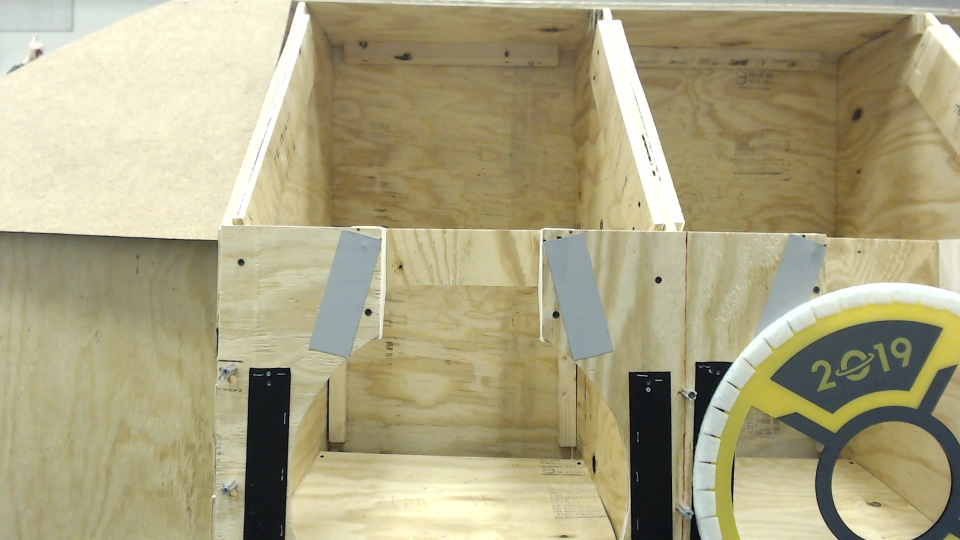
#> input picture HomographyFrame1.jpg, 1920 x 1080 px (shown at 1/2 size)
$ python PosTest.py
#> lines starting #> are read from the running program, lines starting #| are printed output that depends on the picture
import cv2
import numpy as np
from pathlib import Path

import pickle

import math

xFactor = 1
yFactor = 1

def init():
	distortion_correction_file = Path("./distortion_correction_pickle_regular_camera.p")
	# check if we already created the calibration file with coefficients
	if distortion_correction_file.is_file():
		# load the coefficients to undistort the camera image
		with open('./distortion_correction_pickle_regular_camera.p', mode='rb') as f:
#> (reads distortion_correction_pickle_regular_camera.p from the repository)
			calibration_file = pickle.load(f)
			mtx, dist = calibration_file['mtx'], calibration_file['dist']
	else:
		print('Calibration does not exist. Please run the cell above to create it first.')
	print(mtx)
	#fx
	mtx[0,0] = mtx[0,0] / xFactor
	#cx
	mtx[0,2] = mtx[0,2] / xFactor
	#fy
	mtx[1,1] = mtx[1,1] / yFactor
	#cy
	mtx[1,2] = mtx[1,2] / yFactor
	print(mtx)

	return mtx, dist

def getPos():
	img1 = cv2.imread('./HomographyFrame1.jpg')
#> img1 is the input picture: shape (1080, 1920, 3); mean B, G, R 128.6, 163.9, 171.1
	img2 = cv2.imread('./HomographyFrame2.jpg')
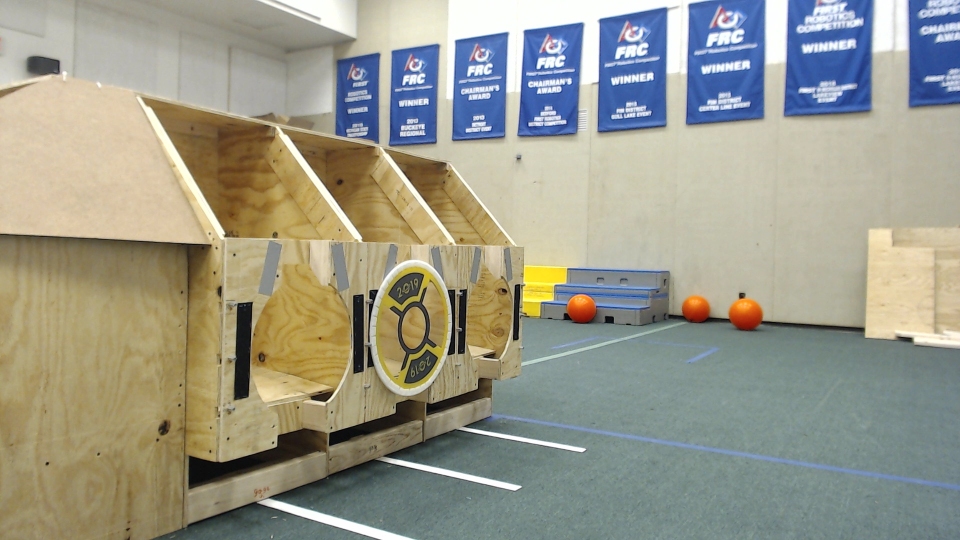
#> input picture HomographyFrame2.jpg, 1920 x 1080 px (shown at 1/2 size)
#> img2 is the input picture: shape (1080, 1920, 3); mean B, G, R 138.4, 153.7, 154.3

	dst = cv2.undistort(img1, mtx, dist, None, mtx)
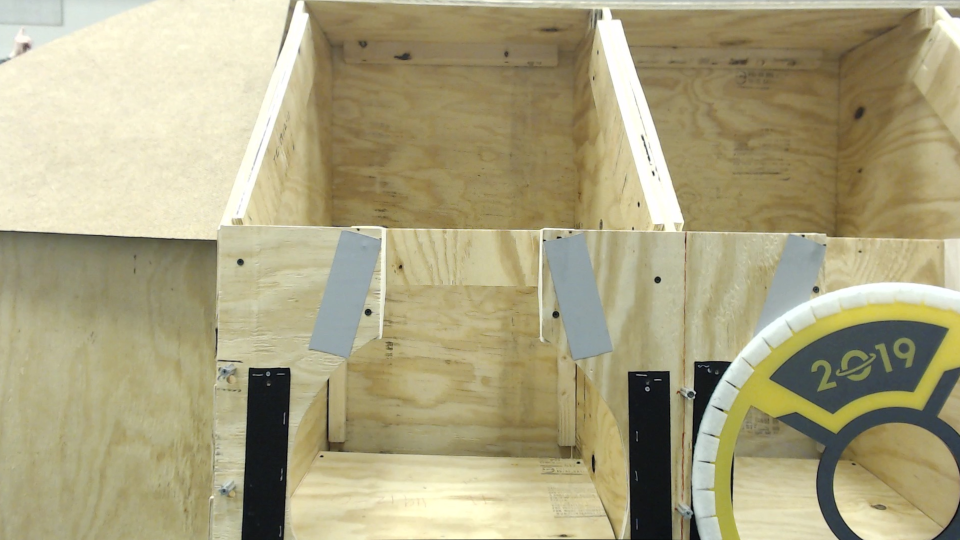
#> dst: shape (1080, 1920, 3) (shown at 1/2 size); mean B, G, R 128.1, 163.6, 171
	cv2.imshow("undistort", dst)

	#top four corners

	corners1 = np.array([[684,459], [763,482], [1087,483], [1167,468]], dtype=np.float64)
	corners2 = np.array([[538,482], [565,489], [662,494], [684,485]], dtype=np.float64)

	# outer most corners
	corners1 = np.array([[618,698], [684,458], [1163,465], [1226,701]], dtype=np.float64)
	corners2 = np.array([[516,585], [538,480], [684,484], [698,574]], dtype=np.float64)

	#corners1 = np.array([[459,684], [482,763], [483,1087], [468,1167]])
	#corners2 = np.array([[482,538], [489,565], [494,662], [485,684]])

	H, _ = cv2.findHomography(corners2, corners1)

	print("H", H)

	#img1_size = (img1.shape[1], img1.shape[0])

	#print(img1.shape[:2])

	dst = cv2.warpPerspective(img1, H, (1920,1080))
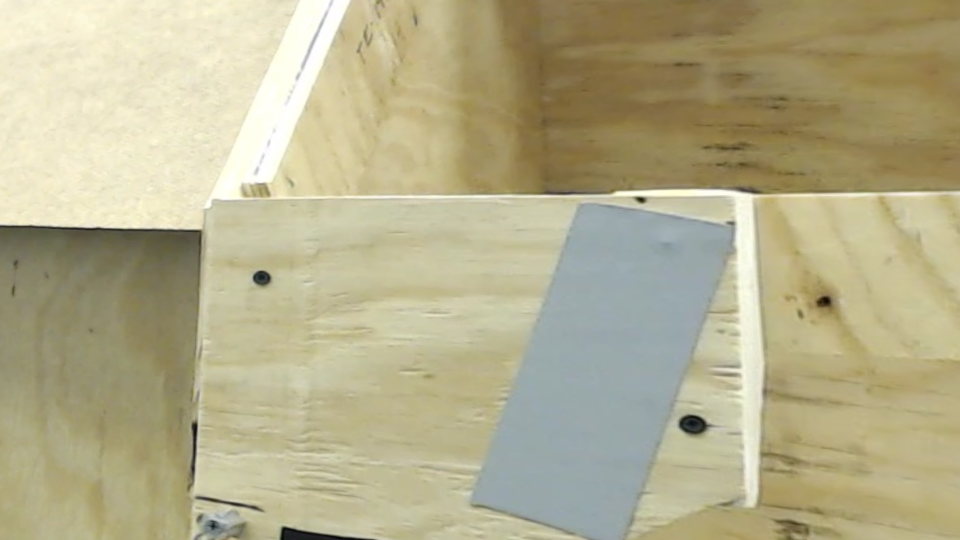
#> dst: shape (1080, 1920, 3) (shown at 1/2 size); mean B, G, R 140.6, 174.8, 180.8

	cv2.imshow("dst", dst)

	# in inches
	# top corners
	#objectPoints = np.array([[-5.936,0,0], [-4,-0.5,0], [4,-0.5,0], [5.936,0,0]])

	# outer most corners
	objectPoints = np.array([[-7.316,-5.324,0], [-5.936,0,0], [5.936,0,0], [7.316,-5.324,0]])

	retval, rvec1, tvec1 = cv2.solvePnP(objectPoints, corners1, mtx, dist, cv2.SOLVEPNP_P3P)
	print(retval)

	print(rvec1)
	print(tvec1)

	retval, rvec2, tvec2 = cv2.solvePnP(objectPoints, corners2, mtx, dist, cv2.SOLVEPNP_P3P)
	print(retval)

	print(rvec2)
	print(tvec2)

	cv2.waitKey(0)

	def computeC2MC1(R1, tvec1, R2, tvec2):

		print("R1", R1)
		print("R1 rotated", np.transpose(R1))
		print("R2", R2)

		R_1to2 = np.matmul(R2, np.transpose(R1))

		print("R1to2",R_1to2)

		R_1to2, _ = cv2.Rodrigues(R_1to2)

		# [4 lines of commented-out code are left out]

		print(R_1to2[0])
		R_1to2[0] = math.degrees(R_1to2[0])
		R_1to2[1] = math.degrees(R_1to2[1])
		R_1to2[2] = math.degrees(R_1to2[2])

		print("r1 rotated * t1", np.matmul(-np.transpose(R1), tvec1))

		temp = np.matmul(-np.transpose(R1), tvec1)

		tvec_1to2 = np.matmul(R2, temp) + tvec2

		print("tvec2", tvec2)
		print("expected a scalar", R2 * (-np.transpose(R1)*tvec1))
		print(type(R2))

		#tvec_1to2 = cv2.Rodrigues(tvec_1to2)

		return R_1to2, tvec_1to2

	R1to2, tvec1to2 = computeC2MC1(rvec1, tvec1, rvec2, tvec2)

	print("between point 1 and 2")
	print(R1to2)
	print(tvec1to2)

if __name__ == '__main__':
	mtx, dist = init()
	getPos()
